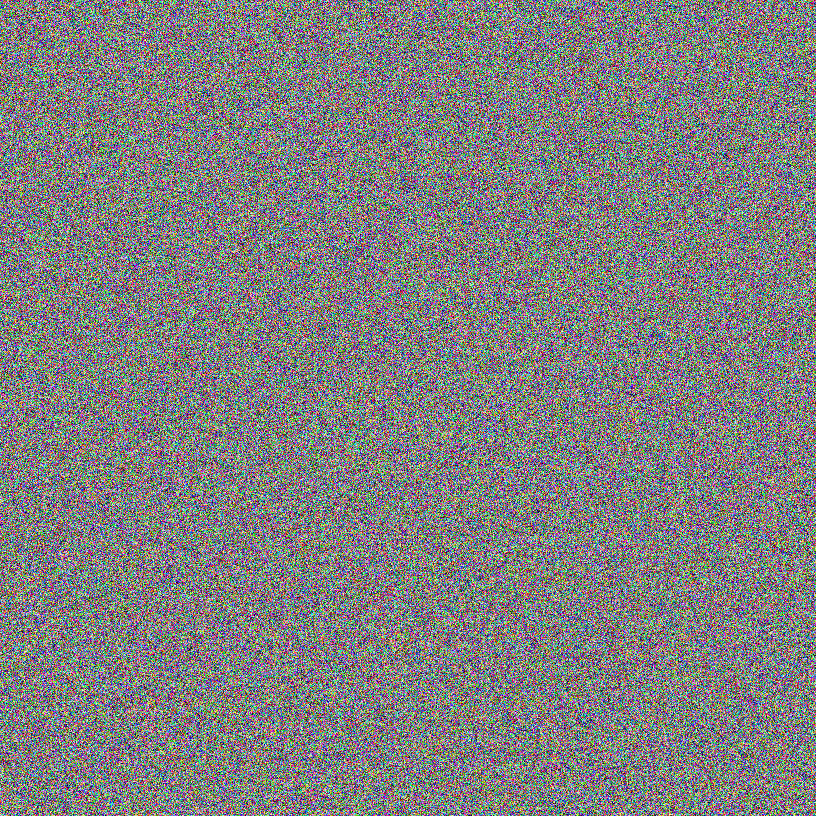
#> input picture Ex Image/encrypted_image_with_csprng.png, 816 x 816 px, found by its file name
$ python 'Decrypt b&w.py'
#> lines starting #> are read from the running program, lines starting #| are printed output that depends on the picture
import numpy as np
from PIL import Image
import hashlib

# Fungsi untuk 3D Hénon Map
def henon_map_3d(a, b, x0, y0, z0, iterations):
    x, y, z = np.zeros(iterations), np.zeros(iterations), np.zeros(iterations)
    x[0], y[0], z[0] = x0, y0, z0

    for i in range(1, iterations):
        x[i] = a - y[i-1]**2 - b * z[i-1]
        y[i] = x[i-1]
        z[i] = y[i-1]

    return x, y, z

# Fungsi untuk menghasilkan urutan acak yang aman secara kriptografis menggunakan CSPRNG
def secure_random_sequence(seed_data, length):
    hasher = hashlib.sha256()
    hasher.update(seed_data.encode())
    random_sequence = []

    for _ in range(length):
        hasher.update(hasher.digest())
        random_byte = hasher.digest()[0]
        random_sequence.append(random_byte)

    return np.array(random_sequence, dtype=np.uint8)

# Fungsi untuk mendekripsi gambar dengan Hénon Map dan CSPRNG
def decrypt_image(encrypted_image_path, a, b, x0, y0, z0):
    # Membaca gambar terenkripsi dan mengubahnya menjadi format grayscale
#> called with a = 1.4, b = 0.3, x0 = 0.1, y0 = 0.2, z0 = 0.3
    encrypted_image = Image.open(encrypted_image_path).convert('L')
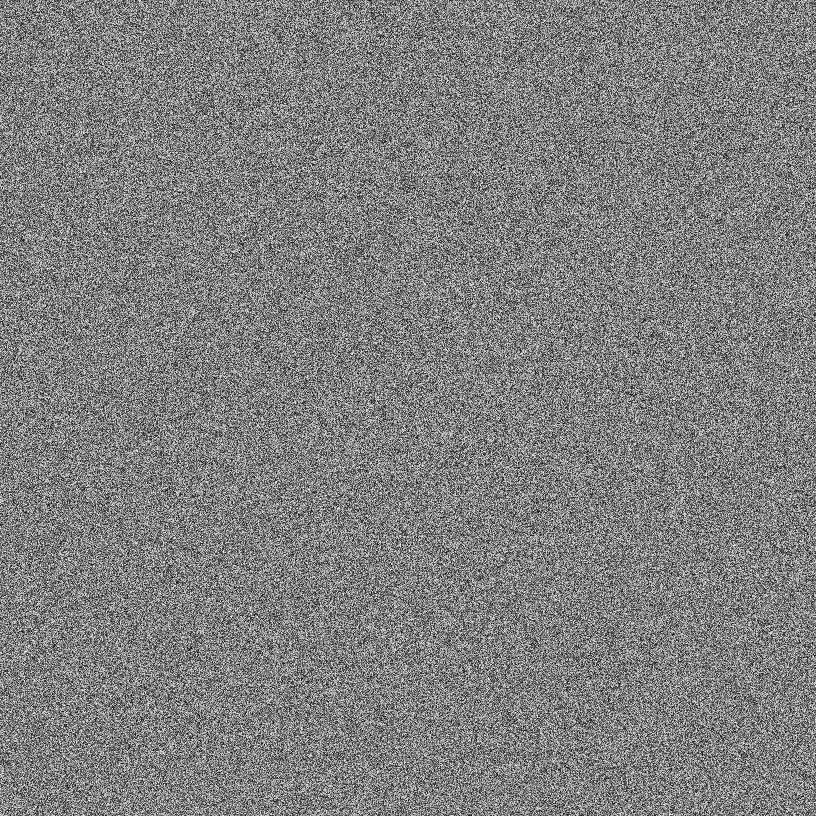
#> encrypted_image: PIL image 816x816 L; min 1, max 254, mean 127.5
    encrypted_image_array = np.array(encrypted_image)

    # Menentukan jumlah iterasi yang sesuai
    iterations = encrypted_image_array.size  # Jumlah piksel
#> iterations = 665856

    # Menghasilkan urutan pseudo-random menggunakan Hénon Map
    x, y, z = henon_map_3d(a, b, x0, y0, z0, iterations)

    # Gabungkan hasil Hénon Map menjadi string yang akan digunakan sebagai seed untuk CSPRNG
    seed_data = ''.join(map(str, (x + y + z)[:iterations]))  # Gabungkan hasil Hénon Map
    random_sequence = secure_random_sequence(seed_data, iterations)

    # Mendekripsi gambar menggunakan operasi XOR dengan CSPRNG
    decrypted_image_array = np.bitwise_xor(encrypted_image_array, random_sequence.reshape(encrypted_image_array.shape))
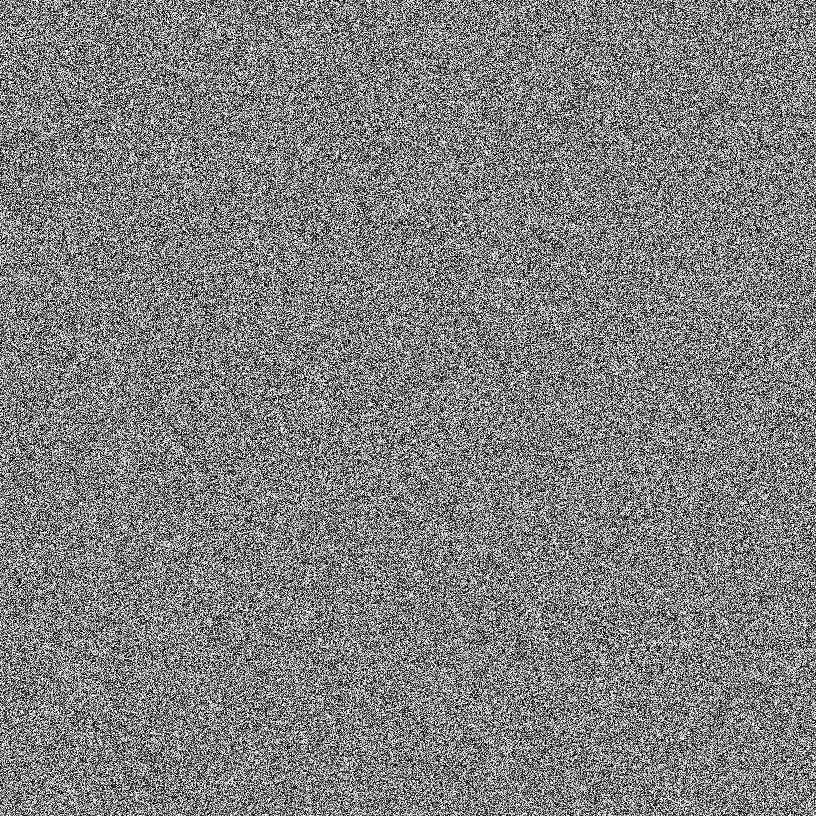
#> decrypted_image_array: shape (816, 816); min 0, max 255, mean 127.5

    # Mengubah array kembali ke gambar
    decrypted_image = Image.fromarray(decrypted_image_array)
    return decrypted_image

# Menyimpan dan menampilkan gambar terdekripsi
encrypted_image_path = './Ex Image/encrypted_image_with_csprng.png'  # Ganti dengan path gambar terenkripsi
a, b = 1.4, 0.3  # Parameter Hénon Map
x0, y0, z0 = 0.1, 0.2, 0.3  # Kondisi awal

decrypted_image = decrypt_image(encrypted_image_path, a, b, x0, y0, z0)
decrypted_image.save('./Ex Image/decrypted_image.png')
decrypted_image.show()
